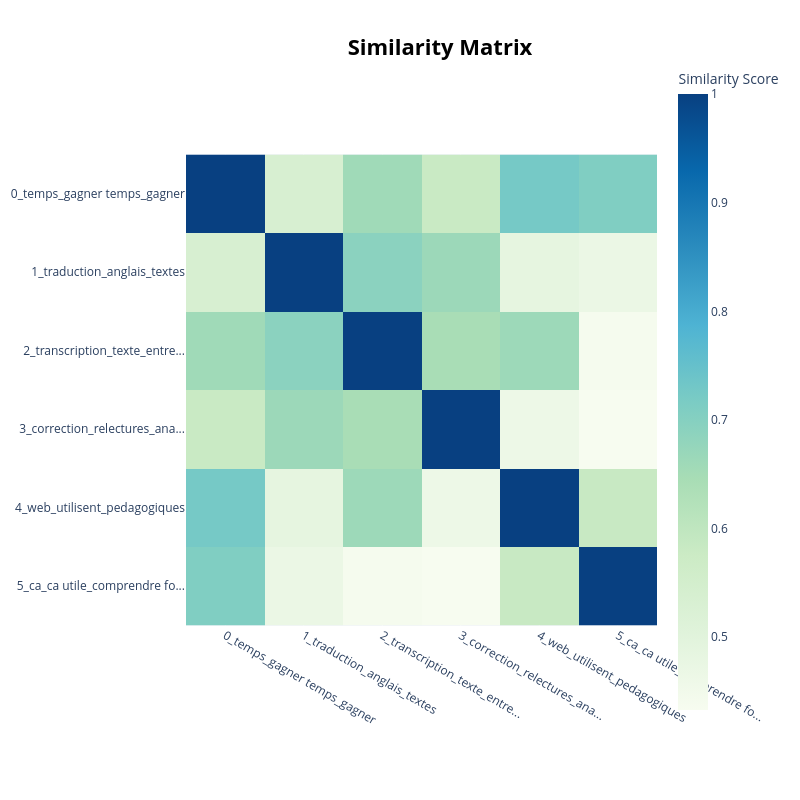

The notebook cell this image was saved under:
### Markdown cell above
## Matrice de similarité et arbre hiérarchique

On regarde quels sont les topics proches et s'il peut être judicieux d'opérer des regroupements.

### Code cell
topic_model.visualize_heatmap()

### Figure 1 — Plotly figure (JSON) as saved in the notebook; plotly's stock layout.template omitted (floating-point values rounded to 4 significant figures)
{"data": [{"coloraxis": "coloraxis", "hovertemplate": "x: %{x}<br>y: %{y}<br>Similarity Score: %{z}<extra></extra>", "name": "0", "type": "heatmap", "x": ["0_temps_gagner temps_gagner", "1_traduction_anglais_textes", "2_transcription_texte_entre...", "3_correction_relectures_ana...", "4_web_utilisent_pedagogiques", "5_ca_ca utile_comprendre fo..."], "xaxis": "x", "y": ["0_temps_gagner temps_gagner", "1_traduction_anglais_textes", "2_transcription_texte_entre...", "3_correction_relectures_ana...", "4_web_utilisent_pedagogiques", "5_ca_ca utile_comprendre fo..."], "yaxis": "y", "z": [[1.0, 0.5374, 0.6584, 0.581, 0.7241, 0.7091], [0.5374, 1.0, 0.692, 0.6647, 0.4855, 0.471], [0.6584, 0.692, 1.0, 0.6431, 0.663, 0.4386], [0.581, 0.6647, 0.6431, 1.0, 0.4637, 0.4331], [0.7241, 0.4855, 0.663, 0.4637, 1.0, 0.5835], [0.7091, 0.471, 0.4386, 0.4331, 0.5835, 1.0]]}], "layout": {"coloraxis": {"autocolorscale": false, "colorbar": {"title": {"text": "Similarity Score"}}, "colorscale": [[0, "rgb(247,252,240)"], [0.125, "rgb(224,243,219)"], [0.25, "rgb(204,235,197)"], [0.375, "rgb(168,221,181)"], [0.5, "rgb(123,204,196)"], [0.625, "rgb(78,179,211)"], [0.75, "rgb(43,140,190)"], [0.875, "rgb(8,104,172)"], [1, "rgb(8,64,129)"]]}, "height": 800, "hoverlabel": {"bgcolor": "white", "font": {"family": "Rockwell", "size": 16}}, "legend": {"title": {"text": "Trend"}}, "margin": {"t": 60}, "showlegend": true, "title": {"font": {"color": "Black", "size": 22}, "text": "<b>Similarity Matrix</b>", "x": 0.55, "xanchor": "center", "y": 0.95, "yanchor": "top"}, "width": 800, "xaxis": {"anchor": "y", "constrain": "domain", "domain": [0, 1], "scaleanchor": "y"}, "yaxis": {"anchor": "x", "autorange": "reversed", "constrain": "domain", "domain": [0, 1]}}}
